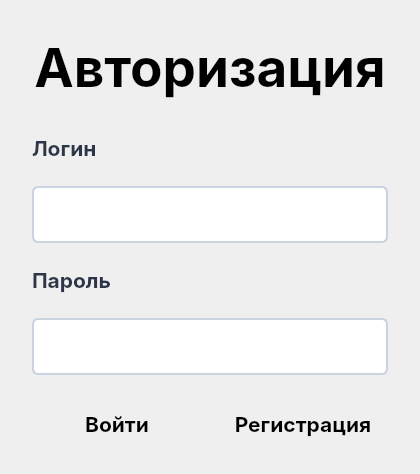
<?xml version="1.0" encoding="UTF-8"?>
<ui version="4.0">
 <class>LoginWindow</class>
 <widget class="QWidget" name="LoginWindow">
  <property name="geometry">
   <rect>
    <x>0</x>
    <y>0</y>
    <width>420</width>
    <height>474</height>
   </rect>
  </property>
  <property name="sizePolicy">
   <sizepolicy hsizetype="Minimum" vsizetype="Minimum">
    <horstretch>0</horstretch>
    <verstretch>0</verstretch>
   </sizepolicy>
  </property>
  <property name="contextMenuPolicy">
   <enum>Qt::DefaultContextMenu</enum>
  </property>
  <layout class="QVBoxLayout" name="verticalLayout">
   <property name="spacing">
    <number>0</number>
   </property>
   <property name="leftMargin">
    <number>0</number>
   </property>
   <property name="topMargin">
    <number>0</number>
   </property>
   <property name="rightMargin">
    <number>0</number>
   </property>
   <property name="bottomMargin">
    <number>0</number>
   </property>
   <item>
    <layout class="QVBoxLayout" name="main">
     <property name="spacing">
      <number>0</number>
     </property>
     <property name="topMargin">
      <number>32</number>
     </property>
     <property name="rightMargin">
      <number>0</number>
     </property>
     <property name="bottomMargin">
      <number>32</number>
     </property>
     <item>
      <layout class="QVBoxLayout" name="body">
       <property name="spacing">
        <number>32</number>
       </property>
       <property name="sizeConstraint">
        <enum>QLayout::SetMinimumSize</enum>
       </property>
       <property name="leftMargin">
        <number>32</number>
       </property>
       <property name="rightMargin">
        <number>32</number>
       </property>
       <item>
        <widget class="QLabel" name="title">
         <property name="enabled">
          <bool>true</bool>
         </property>
         <property name="maximumSize">
          <size>
           <width>500</width>
           <height>500</height>
          </size>
         </property>
         <property name="font">
          <font>
           <family>Inter</family>
           <pointsize>40</pointsize>
           <weight>75</weight>
           <italic>false</italic>
           <bold>true</bold>
          </font>
         </property>
         <property name="contextMenuPolicy">
          <enum>Qt::DefaultContextMenu</enum>
         </property>
         <property name="layoutDirection">
          <enum>Qt::LeftToRight</enum>
         </property>
         <property name="autoFillBackground">
          <bool>false</bool>
         </property>
         <property name="text">
          <string>&lt;b&gt;Авторизация&lt;/b&gt;</string>
         </property>
         <property name="scaledContents">
          <bool>true</bool>
         </property>
         <property name="alignment">
          <set>Qt::AlignCenter</set>
         </property>
        </widget>
       </item>
       <item>
        <layout class="QVBoxLayout" name="data_stack">
         <property name="spacing">
          <number>24</number>
         </property>
         <item>
          <widget class="QLabel" name="label_login">
           <property name="palette">
            <palette>
             <active>
              <colorrole role="WindowText">
               <brush brushstyle="SolidPattern">
                <color alpha="255">
                 <red>45</red>
                 <green>54</green>
                 <blue>72</blue>
                </color>
               </brush>
              </colorrole>
              <colorrole role="Button">
               <brush brushstyle="SolidPattern">
                <color alpha="255">
                 <red>45</red>
                 <green>54</green>
                 <blue>72</blue>
                </color>
               </brush>
              </colorrole>
              <colorrole role="Light">
               <brush brushstyle="SolidPattern">
                <color alpha="255">
                 <red>67</red>
                 <green>81</green>
                 <blue>108</blue>
                </color>
               </brush>
              </colorrole>
              <colorrole role="Midlight">
               <brush brushstyle="SolidPattern">
                <color alpha="255">
                 <red>56</red>
                 <green>67</green>
                 <blue>90</blue>
                </color>
               </brush>
              </colorrole>
              <colorrole role="Dark">
               <brush brushstyle="SolidPattern">
                <color alpha="255">
                 <red>22</red>
                 <green>27</green>
                 <blue>36</blue>
                </color>
               </brush>
              </colorrole>
              <colorrole role="Mid">
               <brush brushstyle="SolidPattern">
                <color alpha="255">
                 <red>30</red>
                 <green>36</green>
                 <blue>48</blue>
                </color>
               </brush>
              </colorrole>
              <colorrole role="Text">
               <brush brushstyle="SolidPattern">
                <color alpha="255">
                 <red>45</red>
                 <green>54</green>
                 <blue>72</blue>
                </color>
               </brush>
              </colorrole>
              <colorrole role="BrightText">
               <brush brushstyle="SolidPattern">
                <color alpha="255">
                 <red>45</red>
                 <green>54</green>
                 <blue>72</blue>
                </color>
               </brush>
              </colorrole>
              <colorrole role="ButtonText">
               <brush brushstyle="SolidPattern">
                <color alpha="255">
                 <red>45</red>
                 <green>54</green>
                 <blue>72</blue>
                </color>
               </brush>
              </colorrole>
              <colorrole role="Base">
               <brush brushstyle="SolidPattern">
                <color alpha="255">
                 <red>0</red>
                 <green>0</green>
                 <blue>0</blue>
                </color>
               </brush>
              </colorrole>
              <colorrole role="Window">
               <brush brushstyle="SolidPattern">
                <color alpha="255">
                 <red>45</red>
                 <green>54</green>
                 <blue>72</blue>
                </color>
               </brush>
              </colorrole>
              <colorrole role="Shadow">
               <brush brushstyle="SolidPattern">
                <color alpha="255">
                 <red>0</red>
                 <green>0</green>
                 <blue>0</blue>
                </color>
               </brush>
              </colorrole>
              <colorrole role="AlternateBase">
               <brush brushstyle="SolidPattern">
                <color alpha="255">
                 <red>22</red>
                 <green>27</green>
                 <blue>36</blue>
                </color>
               </brush>
              </colorrole>
              <colorrole role="ToolTipBase">
               <brush brushstyle="SolidPattern">
                <color alpha="255">
                 <red>255</red>
                 <green>255</green>
                 <blue>220</blue>
                </color>
               </brush>
              </colorrole>
              <colorrole role="ToolTipText">
               <brush brushstyle="SolidPattern">
                <color alpha="255">
                 <red>0</red>
                 <green>0</green>
                 <blue>0</blue>
                </color>
               </brush>
              </colorrole>
              <colorrole role="PlaceholderText">
               <brush brushstyle="SolidPattern">
                <color alpha="128">
                 <red>45</red>
                 <green>54</green>
                 <blue>72</blue>
                </color>
               </brush>
              </colorrole>
             </active>
             <inactive>
              <colorrole role="WindowText">
               <brush brushstyle="SolidPattern">
                <color alpha="255">
                 <red>45</red>
                 <green>54</green>
                 <blue>72</blue>
                </color>
               </brush>
              </colorrole>
              <colorrole role="Button">
               <brush brushstyle="SolidPattern">
                <color alpha="255">
                 <red>45</red>
                 <green>54</green>
                 <blue>72</blue>
                </color>
               </brush>
              </colorrole>
              <colorrole role="Light">
               <brush brushstyle="SolidPattern">
                <color alpha="255">
                 <red>67</red>
                 <green>81</green>
                 <blue>108</blue>
                </color>
               </brush>
              </colorrole>
              <colorrole role="Midlight">
               <brush brushstyle="SolidPattern">
                <color alpha="255">
                 <red>56</red>
                 <green>67</green>
                 <blue>90</blue>
                </color>
               </brush>
              </colorrole>
              <colorrole role="Dark">
               <brush brushstyle="SolidPattern">
                <color alpha="255">
                 <red>22</red>
                 <green>27</green>
                 <blue>36</blue>
                </color>
               </brush>
              </colorrole>
              <colorrole role="Mid">
               <brush brushstyle="SolidPattern">
                <color alpha="255">
                 <red>30</red>
                 <green>36</green>
                 <blue>48</blue>
                </color>
               </brush>
              </colorrole>
              <colorrole role="Text">
               <brush brushstyle="SolidPattern">
                <color alpha="255">
                 <red>45</red>
                 <green>54</green>
                 <blue>72</blue>
                </color>
               </brush>
              </colorrole>
              <colorrole role="BrightText">
               <brush brushstyle="SolidPattern">
                <color alpha="255">
                 <red>45</red>
                 <green>54</green>
                 <blue>72</blue>
                </color>
               </brush>
              </colorrole>
              <colorrole role="ButtonText">
               <brush brushstyle="SolidPattern">
                <color alpha="255">
                 <red>45</red>
                 <green>54</green>
                 <blue>72</blue>
                </color>
               </brush>
              </colorrole>
              <colorrole role="Base">
               <brush brushstyle="SolidPattern">
                <color alpha="255">
                 <red>0</red>
                 <green>0</green>
                 <blue>0</blue>
                </color>
               </brush>
              </colorrole>
              <colorrole role="Window">
               <brush brushstyle="SolidPattern">
                <color alpha="255">
                 <red>45</red>
                 <green>54</green>
                 <blue>72</blue>
                </color>
               </brush>
              </colorrole>
              <colorrole role="Shadow">
               <brush brushstyle="SolidPattern">
                <color alpha="255">
                 <red>0</red>
                 <green>0</green>
                 <blue>0</blue>
                </color>
               </brush>
              </colorrole>
              <colorrole role="AlternateBase">
               <brush brushstyle="SolidPattern">
                <color alpha="255">
                 <red>22</red>
                 <green>27</green>
                 <blue>36</blue>
                </color>
               </brush>
              </colorrole>
              <colorrole role="ToolTipBase">
               <brush brushstyle="SolidPattern">
                <color alpha="255">
                 <red>255</red>
                 <green>255</green>
                 <blue>220</blue>
                </color>
               </brush>
              </colorrole>
              <colorrole role="ToolTipText">
               <brush brushstyle="SolidPattern">
                <color alpha="255">
                 <red>0</red>
                 <green>0</green>
                 <blue>0</blue>
                </color>
               </brush>
              </colorrole>
              <colorrole role="PlaceholderText">
               <brush brushstyle="SolidPattern">
                <color alpha="128">
                 <red>45</red>
                 <green>54</green>
                 <blue>72</blue>
                </color>
               </brush>
              </colorrole>
             </inactive>
             <disabled>
              <colorrole role="WindowText">
               <brush brushstyle="SolidPattern">
                <color alpha="255">
                 <red>22</red>
                 <green>27</green>
                 <blue>36</blue>
                </color>
               </brush>
              </colorrole>
              <colorrole role="Button">
               <brush brushstyle="SolidPattern">
                <color alpha="255">
                 <red>45</red>
                 <green>54</green>
                 <blue>72</blue>
                </color>
               </brush>
              </colorrole>
              <colorrole role="Light">
               <brush brushstyle="SolidPattern">
                <color alpha="255">
                 <red>67</red>
                 <green>81</green>
                 <blue>108</blue>
                </color>
               </brush>
              </colorrole>
              <colorrole role="Midlight">
               <brush brushstyle="SolidPattern">
                <color alpha="255">
                 <red>56</red>
                 <green>67</green>
                 <blue>90</blue>
                </color>
               </brush>
              </colorrole>
              <colorrole role="Dark">
               <brush brushstyle="SolidPattern">
                <color alpha="255">
                 <red>22</red>
                 <green>27</green>
                 <blue>36</blue>
                </color>
               </brush>
              </colorrole>
              <colorrole role="Mid">
               <brush brushstyle="SolidPattern">
                <color alpha="255">
                 <red>30</red>
                 <green>36</green>
                 <blue>48</blue>
                </color>
               </brush>
              </colorrole>
              <colorrole role="Text">
               <brush brushstyle="SolidPattern">
                <color alpha="255">
                 <red>22</red>
                 <green>27</green>
                 <blue>36</blue>
                </color>
               </brush>
              </colorrole>
              <colorrole role="BrightText">
               <brush brushstyle="SolidPattern">
                <color alpha="255">
                 <red>45</red>
                 <green>54</green>
                 <blue>72</blue>
                </color>
               </brush>
              </colorrole>
              <colorrole role="ButtonText">
               <brush brushstyle="SolidPattern">
                <color alpha="255">
                 <red>22</red>
                 <green>27</green>
                 <blue>36</blue>
                </color>
               </brush>
              </colorrole>
              <colorrole role="Base">
               <brush brushstyle="SolidPattern">
                <color alpha="255">
                 <red>45</red>
                 <green>54</green>
                 <blue>72</blue>
                </color>
               </brush>
              </colorrole>
              <colorrole role="Window">
               <brush brushstyle="SolidPattern">
                <color alpha="255">
                 <red>45</red>
                 <green>54</green>
                 <blue>72</blue>
                </color>
               </brush>
              </colorrole>
              <colorrole role="Shadow">
               <brush brushstyle="SolidPattern">
                <color alpha="255">
                 <red>0</red>
                 <green>0</green>
                 <blue>0</blue>
                </color>
               </brush>
              </colorrole>
              <colorrole role="AlternateBase">
               <brush brushstyle="SolidPattern">
                <color alpha="255">
                 <red>45</red>
                 <green>54</green>
                 <blue>72</blue>
                </color>
               </brush>
              </colorrole>
              <colorrole role="ToolTipBase">
               <brush brushstyle="SolidPattern">
                <color alpha="255">
                 <red>255</red>
                 <green>255</green>
                 <blue>220</blue>
                </color>
               </brush>
              </colorrole>
              <colorrole role="ToolTipText">
               <brush brushstyle="SolidPattern">
                <color alpha="255">
                 <red>0</red>
                 <green>0</green>
                 <blue>0</blue>
                </color>
               </brush>
              </colorrole>
              <colorrole role="PlaceholderText">
               <brush brushstyle="SolidPattern">
                <color alpha="128">
                 <red>255</red>
                 <green>255</green>
                 <blue>255</blue>
                </color>
               </brush>
              </colorrole>
             </disabled>
            </palette>
           </property>
           <property name="font">
            <font>
             <family>Inter</family>
             <pointsize>16</pointsize>
             <weight>75</weight>
             <bold>true</bold>
            </font>
           </property>
           <property name="text">
            <string>Логин</string>
           </property>
          </widget>
         </item>
         <item>
          <widget class="QLineEdit" name="usernameEdit">
           <property name="font">
            <font>
             <family>Inter</family>
             <pointsize>16</pointsize>
             <weight>75</weight>
             <bold>true</bold>
            </font>
           </property>
           <property name="styleSheet">
            <string notr="true">padding: 12px;

background: #FFFFFF;
border: 2px solid #CBD2E0;
border-radius: 6px;</string>
           </property>
          </widget>
         </item>
         <item>
          <widget class="QLabel" name="label_password">
           <property name="palette">
            <palette>
             <active>
              <colorrole role="WindowText">
               <brush brushstyle="SolidPattern">
                <color alpha="255">
                 <red>45</red>
                 <green>54</green>
                 <blue>72</blue>
                </color>
               </brush>
              </colorrole>
             </active>
             <inactive>
              <colorrole role="WindowText">
               <brush brushstyle="SolidPattern">
                <color alpha="255">
                 <red>45</red>
                 <green>54</green>
                 <blue>72</blue>
                </color>
               </brush>
              </colorrole>
             </inactive>
             <disabled>
              <colorrole role="WindowText">
               <brush brushstyle="SolidPattern">
                <color alpha="255">
                 <red>190</red>
                 <green>190</green>
                 <blue>190</blue>
                </color>
               </brush>
              </colorrole>
             </disabled>
            </palette>
           </property>
           <property name="font">
            <font>
             <family>Inter</family>
             <pointsize>16</pointsize>
             <weight>75</weight>
             <bold>true</bold>
            </font>
           </property>
           <property name="text">
            <string>Пароль</string>
           </property>
          </widget>
         </item>
         <item>
          <widget class="QLineEdit" name="passwordEdit">
           <property name="font">
            <font>
             <family>Inter</family>
             <pointsize>16</pointsize>
             <weight>75</weight>
             <bold>true</bold>
            </font>
           </property>
           <property name="styleSheet">
            <string notr="true">padding: 12px;

background: #FFFFFF;
border: 2px solid #CBD2E0;
border-radius: 6px;</string>
           </property>
           <property name="echoMode">
            <enum>QLineEdit::Password</enum>
           </property>
          </widget>
         </item>
        </layout>
       </item>
       <item>
        <layout class="QHBoxLayout" name="button_group">
         <property name="spacing">
          <number>16</number>
         </property>
         <property name="leftMargin">
          <number>0</number>
         </property>
         <property name="topMargin">
          <number>0</number>
         </property>
         <property name="rightMargin">
          <number>0</number>
         </property>
         <property name="bottomMargin">
          <number>0</number>
         </property>
         <item>
          <widget class="QPushButton" name="loginButton">
           <property name="font">
            <font>
             <family>Inter</family>
             <pointsize>16</pointsize>
             <weight>75</weight>
             <bold>true</bold>
            </font>
           </property>
           <property name="styleSheet">
            <string notr="true"/>
           </property>
           <property name="text">
            <string>Войти</string>
           </property>
           <property name="flat">
            <bool>true</bool>
           </property>
          </widget>
         </item>
         <item>
          <widget class="QPushButton" name="registrationButton">
           <property name="font">
            <font>
             <family>Inter</family>
             <pointsize>16</pointsize>
             <weight>75</weight>
             <bold>true</bold>
            </font>
           </property>
           <property name="styleSheet">
            <string notr="true"/>
           </property>
           <property name="text">
            <string>Регистрация</string>
           </property>
           <property name="flat">
            <bool>true</bool>
           </property>
          </widget>
         </item>
        </layout>
       </item>
      </layout>
     </item>
    </layout>
   </item>
  </layout>
 </widget>
 <resources/>
 <connections/>
</ui>
